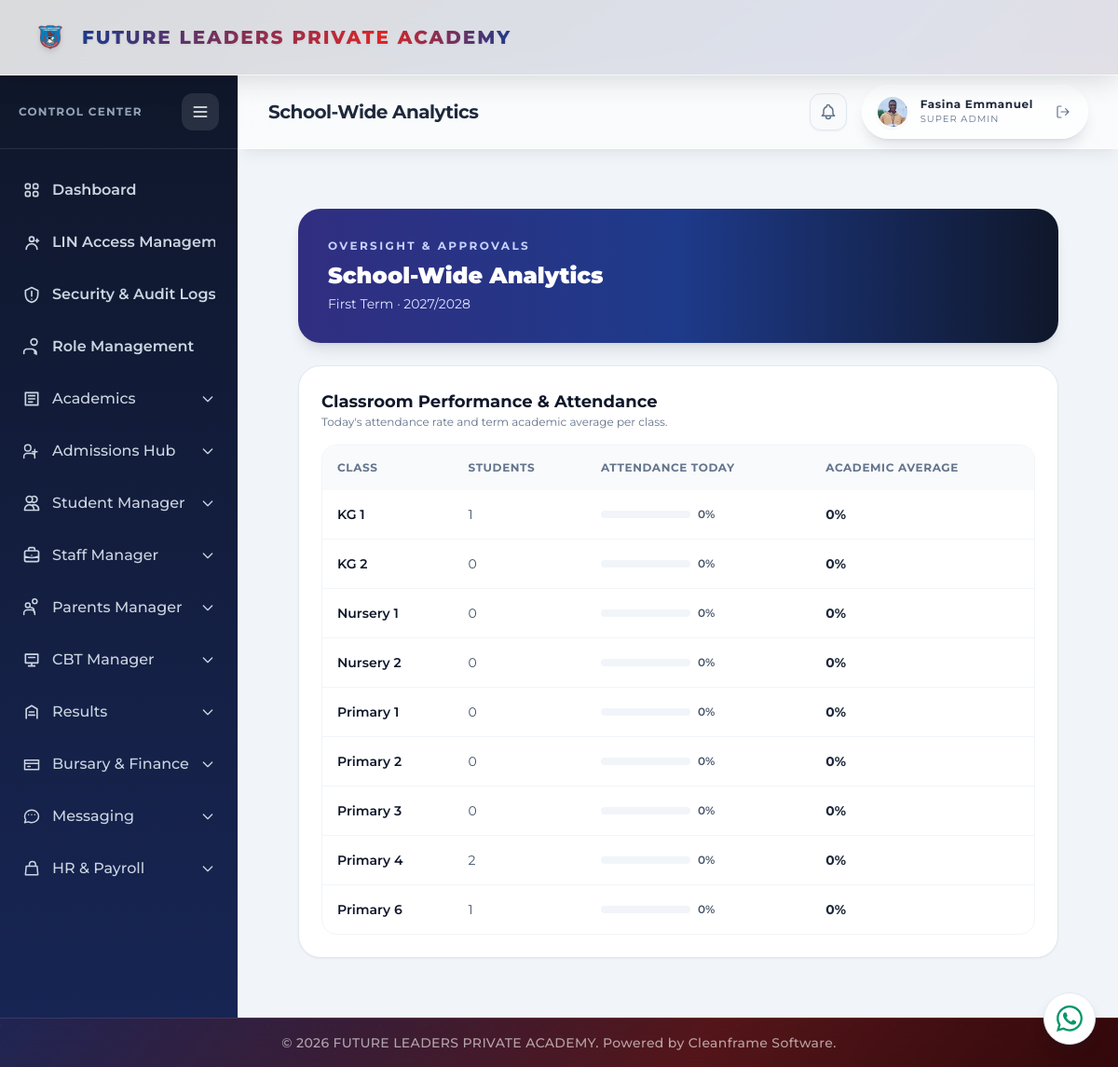
/principal/school-wide-analytics/ (signed in), run on the app's committed database.
### portal/models.py (models this page shows, shortened)
class AcademicTerm(models.Model):
    TERM_CHOICES = [('First Term', 'First Term'), ('Second Term', 'Second Term'), ('Third Term', 'Third Term')]
    session = models.ForeignKey(AcademicSession, on_delete=models.CASCADE, related_name='terms')
    term_name = models.CharField(max_length=100, choices=TERM_CHOICES)
    start_date = models.DateField(null=True, blank=True)
    end_date = models.DateField(null=True, blank=True)
    next_term_begins = models.DateField(null=True, blank=True)
    is_active = models.BooleanField(default=False)
    broadsheet_approved = models.BooleanField(default=False)
    reports_published = models.BooleanField(default=False)
    class Meta:
        constraints = [models.UniqueConstraint(fields=['session', 'term_name'], name='unique_session_term')]
        ordering = ['start_date']

class AcademicSession(models.Model):
    name = models.CharField(max_length=100, unique=True)
    is_active = models.BooleanField(default=False)
    rollover_completed = models.BooleanField(default=False)
    class Meta:
        ordering = ['-name']

class ClassRoom(models.Model):
    SECTION_CHOICES = [
        ('KG', 'Kindergarten'),
        ('Nursery', 'Nursery'),
        ('Primary', 'Primary'),
    ]
    name = models.CharField(max_length=50, unique=True)  # e.g., "Primary 4", "KG 2"
    section = models.CharField(max_length=100, choices=SECTION_CHOICES)
    level_number = models.IntegerField(null=True, blank=True) # e.g., 1, 2, 3, 4, 6 (skipping 5)
    sequence = models.IntegerField(null=True, blank=True)
    is_terminal = models.BooleanField(default=False)
    next_class = models.ForeignKey('self', on_delete=models.SET_NULL, null=True, blank=True, related_name='previous_classes')
    class_teacher = models.ForeignKey('Teacher', on_delete=models.SET_NULL, null=True, blank=True, related_name='assigned_class')

### portal/views.py (the view)
# urls.py: path('principal/school-wide-analytics/', views.school_wide_analytics_view, name='school_wide_analytics'),
@login_required(login_url='login')
@principal_required
def school_wide_analytics_view(request):
    today = timezone.localdate()
    active_term = AcademicTerm.objects.select_related('session').filter(is_active=True).first()
    active_students = Student.objects.filter(status='Student')
    classroom_breakdown = []
    for classroom in ClassRoom.objects.order_by('section', 'level_number', 'name'):
        total = active_students.filter(current_class=classroom).count()
        present = Attendance.objects.filter(date=today, status='Present', classroom=classroom, student__status='Student').values('student').distinct().count()
        average = valid_subject_results(SubjectResult.objects.filter(term=active_term, student__current_class=classroom)).aggregate(avg=Avg('total'))['avg'] if active_term else None
        classroom_breakdown.append({
            'classroom': classroom,
            'total': total,
            'attendance_rate': round((present / total) * 100) if total else 0,
            'average_result': round(average) if average is not None else None,
        })
    return render(request, 'portal/school_wide_analytics.html', {
        'active_term': active_term,
        'classroom_breakdown': classroom_breakdown,
    })

### portal/context_processors.py (called while the page is built)
def _portal_name_parts(user):
    for relation_name in ('teacher_record', 'student_record', 'parent_record'):
        record = getattr(user, relation_name, None)
        if record:
            first_name = (getattr(record, 'first_name', '') or '').strip()
            last_name = (getattr(record, 'last_name', '') or '').strip()
            if first_name or last_name:
                return first_name, last_name
    return user.first_name.strip(), user.last_name.strip()

def _portal_picture_url(user):
    candidates = [
        getattr(getattr(user, 'account_profile', None), 'profile_picture', None),
        getattr(getattr(user, 'student_record', None), 'passport', None),
        getattr(getattr(user, 'teacher_record', None), 'passport', None),
    ]
    for picture in candidates:
        if picture:
            try:
                if picture.storage.exists(picture.name):
                    return picture.url
            except (OSError, ValueError):
                continue
    return ''

### portal/views.py (called while the page is built)
def valid_subject_results(queryset=None):
    queryset = queryset or SubjectResult.objects.all()
    return queryset.exclude(subject__name__icontains='quantitative').exclude(subject__name__icontains='verbal')

### portal/templates/portal/school_wide_analytics.html (shortened to what this page needs)
{% extends 'portal/base.html' %}
{% block page_title %}School-Wide Analytics{% endblock %}
{% block content %}
<div class="min-h-full bg-slate-100 p-6 lg:p-8">
  <div class="mx-auto max-w-7xl space-y-6">
    <div class="rounded-3xl bg-gradient-to-r from-indigo-900 via-blue-900 to-slate-900 p-8 text-white shadow-lg">
      <p class="text-xs font-bold uppercase tracking-[0.2em] text-indigo-200">Oversight &amp; Approvals</p>
      <h1 class="mt-2 text-2xl font-black">School-Wide Analytics</h1>
      <p class="mt-1 text-sm text-indigo-100">{% if active_term %}{{ active_term.term_name }} · {{ active_term.session.name }}{% else %}No active term configured{% endif %}</p>
    </div>
    <div class="rounded-3xl border border-slate-200 bg-white p-6 shadow-sm">
      <h3 class="text-lg font-bold text-slate-900">Classroom Performance &amp; Attendance</h3>
      <p class="text-xs text-slate-500">Today's attendance rate and term academic average per class.</p>
      <div class="mt-4 overflow-x-auto rounded-2xl border border-slate-100">
        <table class="w-full text-left text-sm">
          <thead class="bg-slate-50 text-xs font-bold uppercase tracking-wider text-slate-500"><tr><th class="p-4">Class</th><th class="p-4">Students</th><th class="p-4">Attendance Today</th><th class="p-4">Academic Average</th></tr></thead>
          <tbody class="divide-y divide-slate-100">
            {% for item in classroom_breakdown %}
            <tr class="hover:bg-slate-50/80">
              <td class="p-4 font-semibold text-slate-900">{{ item.classroom.name }}</td>
              <td class="p-4 text-slate-600">{{ item.total }}</td>
              <td class="p-4">
                <div class="flex items-center gap-2">
                  <div class="h-2 w-24 overflow-hidden rounded-full bg-slate-100"></div>
                  <span class="text-xs font-semibold text-slate-600">{{ item.attendance_rate }}%</span>
                </div>
              </td>
              <td class="p-4 font-bold text-slate-800">{% if item.average_result is not None %}{{ item.average_result }}%{% else %}—{% endif %}</td>
            </tr>
            {% empty %}
            <tr><td colspan="4" class="p-8 text-center text-sm text-slate-500">No classes have been configured yet.</td></tr>
            {% endfor %}
          </tbody>
        </table>
      </div>
    </div>
  </div>
</div>
{% endblock %}

### portal/static/portal/css/global.css (style rules this page uses)
html, body, body *, button, input, select, textarea, optgroup { font-family: 'Montserrat' !important; }
html { font-synthesis: none; overflow-x: hidden; }
body { overflow-x: hidden; overflow-wrap: normal; }
:is(.rounded-full, .status-badge, .exam-status-badge, span[class*='rounded-lg']) { white-space: nowrap; overflow-wrap: normal; }

### data on the page
AcademicTerm: term_name "First Term", session.name "2027/2028"
ClassRoom: classroom.name "KG 1", total "1", attendance_rate "0", average_result "0"
ClassRoom: classroom.name "KG 2", total "0", attendance_rate "0", average_result "0"
ClassRoom: classroom.name "Nursery 1", total "0", attendance_rate "0", average_result "0"
ClassRoom: classroom.name "Nursery 2", total "0", attendance_rate "0", average_result "0"
ClassRoom: classroom.name "Primary 1", total "0", attendance_rate "0", average_result "0"
ClassRoom: classroom.name "Primary 2", total "0", attendance_rate "0", average_result "0"
ClassRoom: classroom.name "Primary 3", total "0", attendance_rate "0", average_result "0"
ClassRoom: classroom.name "Primary 4", total "2", attendance_rate "0", average_result "0"
ClassRoom: classroom.name "Primary 6", total "1", attendance_rate "0", average_result "0"

### other printed values
{{ portal_display_name }} "Fasina Emmanuel"
